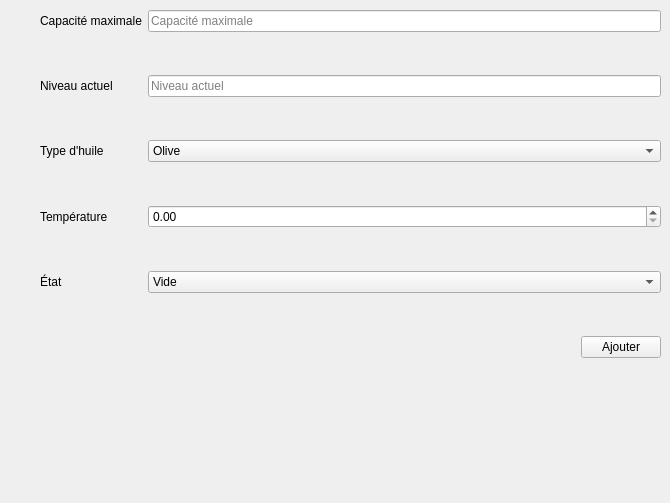
          <widget class="QWidget" name="ajoutCiternes">
           <widget class="QWidget" name="formLayoutWidget_3">
            <property name="geometry">
             <rect>
              <x>40</x>
              <y>10</y>
              <width>621</width>
              <height>484</height>
             </rect>
            </property>
            <layout class="QFormLayout" name="formLayout_3">
             <property name="verticalSpacing">
              <number>43</number>
             </property>
             <item row="0" column="0">
              <widget class="QLabel" name="CapaciteMaximale">
               <property name="text">
                <string>Capacité maximale</string>
               </property>
              </widget>
             </item>
             <item row="0" column="1">
              <widget class="QLineEdit" name="SaiCapa">
               <property name="placeholderText">
                <string>Capacité maximale</string>
               </property>
              </widget>
             </item>
             <item row="1" column="0">
              <widget class="QLabel" name="NiveauActuel">
               <property name="text">
                <string>Niveau actuel</string>
               </property>
              </widget>
             </item>
             <item row="1" column="1">
              <widget class="QLineEdit" name="SaiNiv">
               <property name="placeholderText">
                <string>Niveau actuel</string>
               </property>
              </widget>
             </item>
             <item row="2" column="0">
              <widget class="QLabel" name="TypeHuile">
               <property name="text">
                <string>Type d'huile</string>
               </property>
              </widget>
             </item>
             <item row="2" column="1">
              <widget class="QComboBox" name="SaiTyp">
               <item>
                <property name="text">
                 <string>Olive</string>
                </property>
               </item>
               <item>
                <property name="text">
                 <string>Raffinée</string>
                </property>
               </item>
               <item>
                <property name="text">
                 <string>Bio</string>
                </property>
               </item>
               <item>
                <property name="text">
                 <string>Alimentaire</string>
                </property>
               </item>
               <item>
                <property name="text">
                 <string>Industrielle</string>
                </property>
               </item>
              </widget>
             </item>
             <item row="3" column="0">
              <widget class="QLabel" name="Temperature">
               <property name="text">
                <string>Température</string>
               </property>
              </widget>
             </item>
             <item row="4" column="0">
              <widget class="QLabel" name="Etat">
               <property name="text">
                <string>État</string>
               </property>
              </widget>
             </item>
             <item row="4" column="1">
              <widget class="QComboBox" name="SaiEtat">
               <item>
                <property name="text">
                 <string>Vide</string>
                </property>
               </item>
               <item>
                <property name="text">
                 <string>Pleine</string>
                </property>
               </item>
               <item>
                <property name="text">
                 <string>En utilisation</string>
                </property>
               </item>
               <item>
                <property name="text">
                 <string>En remplissage</string>
                </property>
               </item>
               <item>
                <property name="text">
                 <string>En maintenance</string>
                </property>
               </item>
               <item>
                <property name="text">
                 <string>Bloquée</string>
                </property>
               </item>
              </widget>
             </item>
             <item row="5" column="1">
              <layout class="QHBoxLayout" name="qjouterCitRow">
               <item>
                <spacer name="horizontalSpacer_ajouteremp_3">
                 <property name="orientation">
                  <enum>Qt::Orientation::Horizontal</enum>
                 </property>
                 <property name="sizeHint" stdset="0">
                  <size>
                   <width>40</width>
                   <height>20</height>
                  </size>
                 </property>
                </spacer>
               </item>
               <item>
                <widget class="QPushButton" name="ConAjout">
                 <property name="text">
                  <string>Ajouter</string>
                 </property>
                 <property name="icon">
                  <iconset resource="img.qrc">
                   <normaloff>:/img/export.svg</normaloff>:/img/export.svg</iconset>
                 </property>
                 <property name="iconSize">
                  <size>
                   <width>18</width>
                   <height>18</height>
                  </size>
                 </property>
                </widget>
               </item>
              </layout>
             </item>
             <item row="3" column="1">
              <widget class="QDoubleSpinBox" name="SaiTem"/>
             </item>
            </layout>
           </widget>
          </widget>
